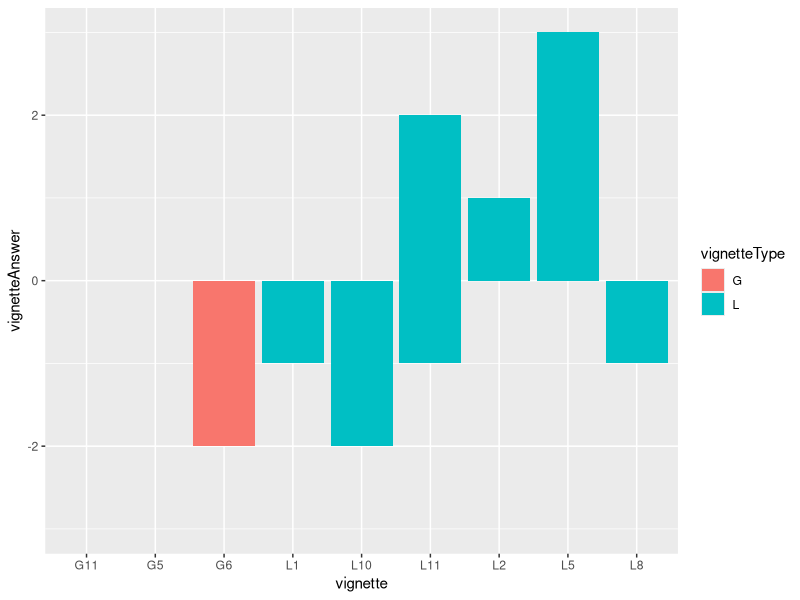

The R source for this figure:
library(tidyverse)
library(here)
library(car)

# set wd
loc <- here("experiment", "data")
setwd(loc)

#download parsed data 
d <- read_csv("parsedrawresults1.csv", col_types = "icffffnnfnfc")
d <- d[,2:12]
glimpse(d)

#recode vignette answer variable using car's handy recode fucntion
d$vignetteAnswer[d$answerOrder == "A"] <- recode(d$vignetteAnswer[d$answerOrder == "A"], "1 = 3;
                                                                                          2 = 2;
                                                                                          3 = 1;
                                                                                          4 = 0;
                                                                                          5 = -1;
                                                                                          6 = -2;
                                                                                          7 = -3")

d$vignetteAnswer[d$answerOrder == "B"] <- recode(d$vignetteAnswer[d$answerOrder == "B"], "1 = -3;
                                                                                          2 = -2;
                                                                                          3 = -1;
                                                                                          4 = 0;
                                                                                          5 = 1;
                                                                                          6 = 2;
                                                                                          7 = 3")
glimpse(d)

#create new column for vignette type + number, reorder data frame
d$vignette <- paste0(d$vignetteType, d$vignetteNumber) %>% factor()
d <- d[, c(1:5, 12, 6:11)]
d

#quick graph
ggplot(d, aes(x = vignette, y = vignetteAnswer, fill = vignetteType)) + geom_bar(stat = "identity") + ylim(c(-3, 3))

